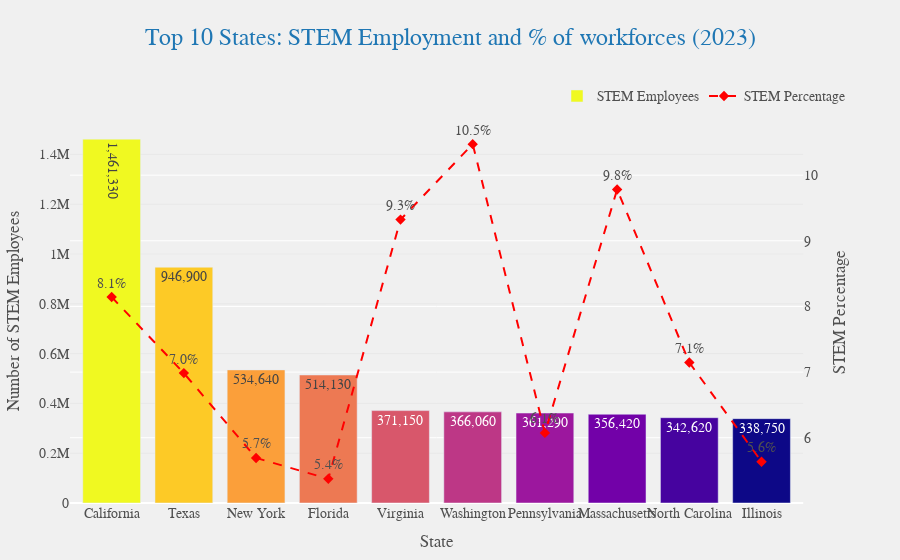

Notebook code for this chart:
### Code cell
import plotly.express as px
import plotly.graph_objects as go
from plotly.subplots import make_subplots

# Slicing
df_2023 = df[df['year'] == 2023]

# Sort the DataFrame by STEM employment in descending order and get the top 10
top_10_states = df_2023.sort_values('tot_emp_STEM', ascending=False).head(10)

# Calculate STEM percentage (assuming you have total employment data)
top_10_states['STEM_percentage'] = top_10_states['STEM_percentage']

# Create a custom color scale
colors = px.colors.sequential.Plasma_r[:len(top_10_states)]

# Create figure with secondary y-axis
fig = make_subplots(specs=[[{"secondary_y": True}]])

# Add bar chart
fig.add_trace(
    go.Bar(
        x=top_10_states['area_name'],
        y=top_10_states['tot_emp_STEM'],
        marker_color=colors,
        text=top_10_states['tot_emp_STEM'].apply(lambda x: f'{x:,}'),
        textposition='auto',
        name='STEM Employees',
        hovertemplate='%{x}<br>STEM Employees: %{text}<extra></extra>'
    ),
    secondary_y=False,
)

# Add dashed line for STEM percentage
fig.add_trace(
    go.Scatter(
        x=top_10_states['area_name'],
        y=top_10_states['STEM_percentage'],
        mode='lines+markers+text',
        name='STEM Percentage',
        line=dict(color='red', dash='dash'),
        marker=dict(symbol='diamond', size=8, color='red'),
        text=top_10_states['STEM_percentage'].apply(lambda x: f'{x:.1f}%'),
        textposition='top center',
        hovertemplate='%{x}<br>STEM Percentage: %{y:.1f}%<extra></extra>'
    ),
    secondary_y=True,
)

# Customize the layout
fig.update_layout(
    title={
        'text': 'Top 10 States: STEM Employment and % of workforces (2023)',
        'y':0.95,
        'x':0.5,
        'xanchor': 'center',
        'yanchor': 'top',
        'font': dict(size=24, color='#1f77b4')
    },
    xaxis_title='State',
    yaxis_title='Number of STEM Employees',
    xaxis={'tickangle': 0},
    plot_bgcolor='rgba(240,240,240,0.95)',
    paper_bgcolor='rgba(240,240,240,0.95)',
    font=dict(family="Arial", size=14, color="#505050"),
    legend=dict(
        orientation="h",
        yanchor="bottom",
        y=1.02,
        xanchor="right",
        x=1
    ),
    margin=dict(l=50, r=50, t=120, b=50),
)

# Update yaxis properties
fig.update_yaxes(title_text="Number of STEM Employees", secondary_y=False)
fig.update_yaxes(title_text="STEM Percentage", secondary_y=True)

# Add a subtle grid
fig.update_yaxes(showgrid=True, gridwidth=1, gridcolor='rgba(200,200,200,0.2)', secondary_y=False)

# Show the figure
fig.show()

### Figure 1 — Plotly figure (JSON) as saved in the notebook; plotly's stock layout.template omitted (floating-point values rounded to 4 significant figures)
{"data": [{"hovertemplate": "%{x}<br>STEM Employees: %{text}<extra></extra>", "marker": {"color": ["#f0f921", "#fdca26", "#fb9f3a", "#ed7953", "#d8576b", "#bd3786", "#9c179e", "#7201a8", "#46039f", "#0d0887"]}, "name": "STEM Employees", "text": ["1,461,330", "946,900", "534,640", "514,130", "371,150", "366,060", "361,290", "356,420", "342,620", "338,750"], "textposition": "auto", "type": "bar", "x": ["California", "Texas", "New York", "Florida", "Virginia", "Washington", "Pennsylvania", "Massachusetts", "North Carolina", "Illinois"], "xaxis": "x", "y": [1461330, 946900, 534640, 514130, 371150, 366060, 361290, 356420, 342620, 338750], "yaxis": "y"}, {"hovertemplate": "%{x}<br>STEM Percentage: %{y:.1f}%<extra></extra>", "line": {"color": "red", "dash": "dash"}, "marker": {"color": "red", "size": 8, "symbol": "diamond"}, "mode": "lines+markers+text", "name": "STEM Percentage", "text": ["8.1%", "7.0%", "5.7%", "5.4%", "9.3%", "10.5%", "6.1%", "9.8%", "7.1%", "5.6%"], "textposition": "top center", "type": "scatter", "x": ["California", "Texas", "New York", "Florida", "Virginia", "Washington", "Pennsylvania", "Massachusetts", "North Carolina", "Illinois"], "xaxis": "x", "y": [8.143, 6.984, 5.692, 5.373, 9.323, 10.47, 6.074, 9.782, 7.145, 5.635], "yaxis": "y2"}], "layout": {"font": {"color": "#505050", "family": "Arial", "size": 14}, "legend": {"orientation": "h", "x": 1, "xanchor": "right", "y": 1.02, "yanchor": "bottom"}, "margin": {"b": 50, "l": 50, "r": 50, "t": 120}, "paper_bgcolor": "rgba(240,240,240,0.95)", "plot_bgcolor": "rgba(240,240,240,0.95)", "title": {"font": {"color": "#1f77b4", "size": 24}, "text": "Top 10 States: STEM Employment and % of workforces (2023)", "x": 0.5, "xanchor": "center", "y": 0.95, "yanchor": "top"}, "xaxis": {"anchor": "y", "domain": [0, 0.94], "tickangle": 0, "title": {"text": "State"}}, "yaxis": {"anchor": "x", "domain": [0, 1], "gridcolor": "rgba(200,200,200,0.2)", "gridwidth": 1, "showgrid": true, "title": {"text": "Number of STEM Employees"}}, "yaxis2": {"anchor": "x", "overlaying": "y", "side": "right", "title": {"text": "STEM Percentage"}}}}
